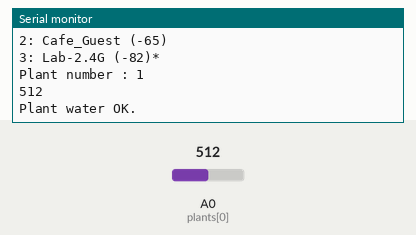
The sketch below on a simulated ESP8266 (NodeMCU). On the bench: the last lines printed to the serial monitor. The inputs (shaded band) are chosen by the test bench; at power-on: A0 (plants[0]) = 512. A WiFi scan finds three made-up networks.

Above: at 3.3 s.
3.4 s: A0 (plants[0]) set to 783
At 8.6 s:
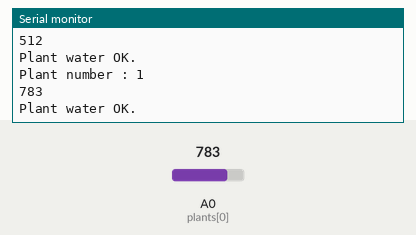
9.0 s: A0 (plants[0]) set to 815
At 12.4 s:
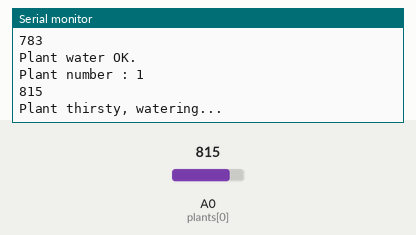

Measured:
- the behaviour switches between 799 and 800 on A0 (plants[0]) (found by bisection; images 1 and 2)
- after the input at 3.4 s, the serial monitor: prints a new line after 3.7 s (image 1)
- after the input at 9.0 s, the serial monitor: prints a new line after 3.1 s (image 2)

The sketch:

robotic_plants_breeder.ino
```cpp
#include "ESP8266WiFi.h"

int plants[4] = {A0};//, A1, A2, A3};
int relays[4] = {1};//, 2, 3, 4};

int waterLimitValue = 800;
int wateringValue = 10 * 1000;

void setup() {
    WiFi.mode(WIFI_STA);
    WiFi.disconnect();
    delay(100);
    Serial.begin(115200);

    for (int i=0; i<1; i++) {
        pinMode(plants[i], INPUT);
    }
    Serial.println("Setup done");
    wifiConnection();
}

void loop() {
    for (int i=0; i<1; i++) {
        checkWater(plants[i], i+1);
    }
    delay(5000);
}

void checkWater(int plant, int plant_number) {
    int sensorValue = analogRead(plant);
    Serial.print("Plant number : ");
    Serial.println(plant_number);
    Serial.println(sensorValue);
    if (sensorValue < waterLimitValue) {
        Serial.println("Plant water OK.");
    } else {
        Serial.println("Plant thirsty, watering...");
        digitalWrite(relays[plant_number], HIGH);
        delay(wateringValue);
        digitalWrite(relays[plant_number], LOW);
    }
}

void wifiConnection() {
    Serial.println("WIFI Scan start...");
    int n = WiFi.scanNetworks();
    if (n == 0) {
        Serial.println("No networks found.");
    } else {
        Serial.print(n);
        Serial.println(" networks found.");
        for (int i = 0; i < n; ++i) {
            Serial.print(i + 1);
            Serial.print(": ");
            Serial.print(WiFi.SSID(i));
            Serial.print(" (");
            Serial.print(WiFi.RSSI(i));
            Serial.print(")");
            Serial.println((WiFi.encryptionType(i) == ENC_TYPE_NONE)?" ":"*");
            delay(10);
        }
    }
    Serial.println("");
}
```
